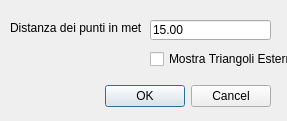
<?xml version="1.0" encoding="UTF-8"?>
<ui version="4.0">
 <class>ecofocusareaDialogBase</class>
 <widget class="QDialog" name="ecofocusareaDialogBase">
  <property name="geometry">
   <rect>
    <x>0</x>
    <y>0</y>
    <width>287</width>
    <height>121</height>
   </rect>
  </property>
  <property name="windowTitle">
   <string>IsoRange</string>
  </property>
  <widget class="QDialogButtonBox" name="button_box">
   <property name="geometry">
    <rect>
     <x>100</x>
     <y>80</y>
     <width>171</width>
     <height>32</height>
    </rect>
   </property>
   <property name="orientation">
    <enum>Qt::Horizontal</enum>
   </property>
   <property name="standardButtons">
    <set>QDialogButtonBox::Cancel|QDialogButtonBox::Ok</set>
   </property>
  </widget>
  <widget class="QLineEdit" name="edit_distanza">
   <property name="geometry">
    <rect>
     <x>150</x>
     <y>20</y>
     <width>121</width>
     <height>20</height>
    </rect>
   </property>
   <property name="text">
    <string>15.00</string>
   </property>
  </widget>
  <widget class="QLabel" name="label">
   <property name="geometry">
    <rect>
     <x>10</x>
     <y>20</y>
     <width>131</width>
     <height>16</height>
    </rect>
   </property>
   <property name="text">
    <string>Distanza dei punti in metri :</string>
   </property>
  </widget>
  <widget class="QCheckBox" name="checkBox_MostraTriangoliEsterni">
   <property name="geometry">
    <rect>
     <x>150</x>
     <y>50</y>
     <width>141</width>
     <height>18</height>
    </rect>
   </property>
   <property name="text">
    <string>Mostra Triangoli Esterni</string>
   </property>
  </widget>
 </widget>
 <resources/>
 <connections>
  <connection>
   <sender>button_box</sender>
   <signal>accepted()</signal>
   <receiver>ecofocusareaDialogBase</receiver>
   <slot>accept()</slot>
   <hints>
    <hint type="sourcelabel">
     <x>20</x>
     <y>20</y>
    </hint>
    <hint type="destinationlabel">
     <x>20</x>
     <y>20</y>
    </hint>
   </hints>
  </connection>
  <connection>
   <sender>button_box</sender>
   <signal>rejected()</signal>
   <receiver>ecofocusareaDialogBase</receiver>
   <slot>reject()</slot>
   <hints>
    <hint type="sourcelabel">
     <x>20</x>
     <y>20</y>
    </hint>
    <hint type="destinationlabel">
     <x>20</x>
     <y>20</y>
    </hint>
   </hints>
  </connection>
 </connections>
</ui>
